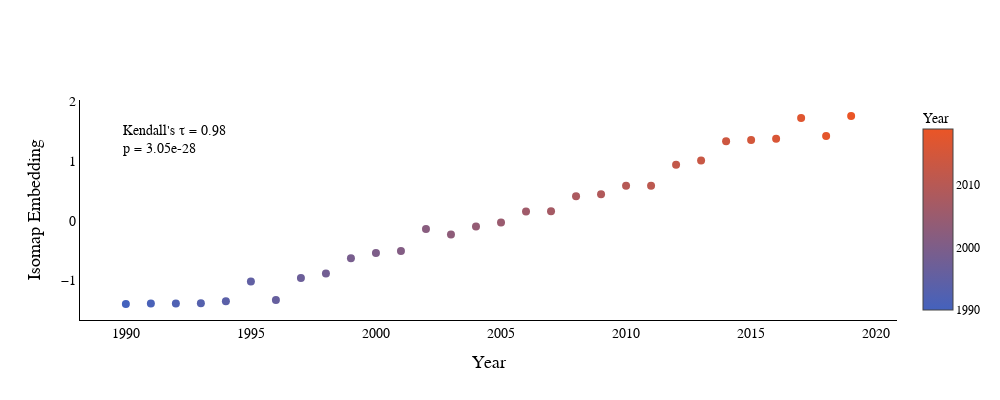

Notebook code for this chart:
### Code cell
from sklearn.manifold import Isomap

# Assuming year_embeddings is the variable holding the embeddings
isomap = Isomap(n_components=1)
year_isomap_1d = isomap.fit_transform(year_matrix)

from scipy.stats import kendalltau

# Flatten the isomap embedding to a 1D array
isomap_1d_flat = year_isomap_1d[:, 0]

# Perform Kendall's tau test between the year order and the isomap order
tau, p_value = kendalltau(years, isomap_1d_flat)

print(f"Kendall's tau correlation between year and Isomap 1D embedding: {tau:.4f}")
print(f"P-value: {p_value:.4e}")


colorscale_max = '#EA5526'
colorscale_min = '#4462bd'

import plotly.graph_objects as go
import plotly.express as px

# Create custom colorscale for plotly
custom_colorscale = [[0, colorscale_min], [1, colorscale_max]]

fig = go.Figure()

fig.add_trace(go.Scatter(
    x=years,
    y=year_isomap_1d[:, 0],
    mode='markers',
    marker=dict(
        color=years,
        colorscale=custom_colorscale,
        size=8,
        colorbar=dict(
            title=dict(
                text='Year',
                font=dict(family='Junicode, serif', size=14, color='black')
            ),
            tickfont=dict(family='Geist Mono', size=12, color='black'),
            x=1.02
        )
    ),
    hovertemplate='<span style="font-family: Geist Mono;">Year: %{x}<br>Isomap1D: %{y:.4f}</span><extra></extra>',
    showlegend=False
))

fig.update_layout(
    xaxis=dict(
        title=dict(
            text='Year',
            font=dict(family='Junicode, serif', size=18, color='black')
        ),
        tickfont=dict(family='Geist Mono', size=14, color='black'),
        showgrid=False,
        linecolor='black',
        zeroline=False
    ),
    yaxis=dict(
        title=dict(
            text='Isomap Embedding',
            font=dict(family='Junicode, serif', size=18, color='black')
        ),
        tickfont=dict(family='Geist Mono', size=14, color='black'),
        showgrid=False,
        linecolor='black',
        zeroline=False
    ),
    width=1000,
    height=400,
    plot_bgcolor='rgba(0,0,0,0)',
    paper_bgcolor='rgba(0,0,0,0)'
)

# Add Kendall's tau annotation
fig.add_annotation(
    x=0.05,
    y=0.90,
    xref='paper',
    yref='paper',
    text=f"Kendall's τ = {tau:.2f}<br>p = {p_value:.2e}",
    showarrow=False,
    font=dict(family='Geist Mono', size=14, color='black'),
    align='left',
    valign='top'
)

# Save as HTML

config = {'displayModeBar': False}
fig.write_html("year_manifold_isomap.html", config=config)

fig.show()

### Figure 1 — Plotly figure (JSON) as saved in the notebook; plotly's stock layout.template omitted (floating-point values rounded to 4 significant figures)
{"data": [{"hovertemplate": "<span style=\"font-family: Geist Mono;\">Year: %{x}<br>Isomap1D: %{y:.4f}</span><extra></extra>", "marker": {"color": [1990, 1991, 1992, 1993, 1994, 1995, 1996, 1997, 1998, 1999, 2000, 2001, 2002, 2003, 2004, 2005, 2006, 2007, 2008, 2009, 2010, 2011, 2012, 2013, 2014, 2015, 2016, 2017, 2018, 2019], "colorbar": {"tickfont": {"color": "black", "family": "Geist Mono", "size": 12}, "title": {"font": {"color": "black", "family": "Junicode, serif", "size": 14}, "text": "Year"}, "x": 1.02}, "colorscale": [[0, "#4462bd"], [1, "#EA5526"]], "size": 8}, "mode": "markers", "showlegend": false, "type": "scatter", "x": [1990, 1991, 1992, 1993, 1994, 1995, 1996, 1997, 1998, 1999, 2000, 2001, 2002, 2003, 2004, 2005, 2006, 2007, 2008, 2009, 2010, 2011, 2012, 2013, 2014, 2015, 2016, 2017, 2018, 2019], "y": [-1.396, -1.386, -1.387, -1.384, -1.348, -1.019, -1.329, -0.9614, -0.8823, -0.6283, -0.5414, -0.5066, -0.1373, -0.231, -0.0962, -0.02849, 0.1567, 0.1611, 0.4124, 0.4452, 0.5879, 0.5883, 0.9374, 1.011, 1.333, 1.353, 1.375, 1.725, 1.42, 1.756]}], "layout": {"annotations": [{"align": "left", "font": {"color": "black", "family": "Geist Mono", "size": 14}, "showarrow": false, "text": "Kendall's τ = 0.98<br>p = 3.05e-28", "valign": "top", "x": 0.05, "xref": "paper", "y": 0.9, "yref": "paper"}], "height": 400, "paper_bgcolor": "rgba(0,0,0,0)", "plot_bgcolor": "rgba(0,0,0,0)", "width": 1000, "xaxis": {"linecolor": "black", "showgrid": false, "tickfont": {"color": "black", "family": "Geist Mono", "size": 14}, "title": {"font": {"color": "black", "family": "Junicode, serif", "size": 18}, "text": "Year"}, "zeroline": false}, "yaxis": {"linecolor": "black", "showgrid": false, "tickfont": {"color": "black", "family": "Geist Mono", "size": 14}, "title": {"font": {"color": "black", "family": "Junicode, serif", "size": 18}, "text": "Isomap Embedding"}, "zeroline": false}}}
